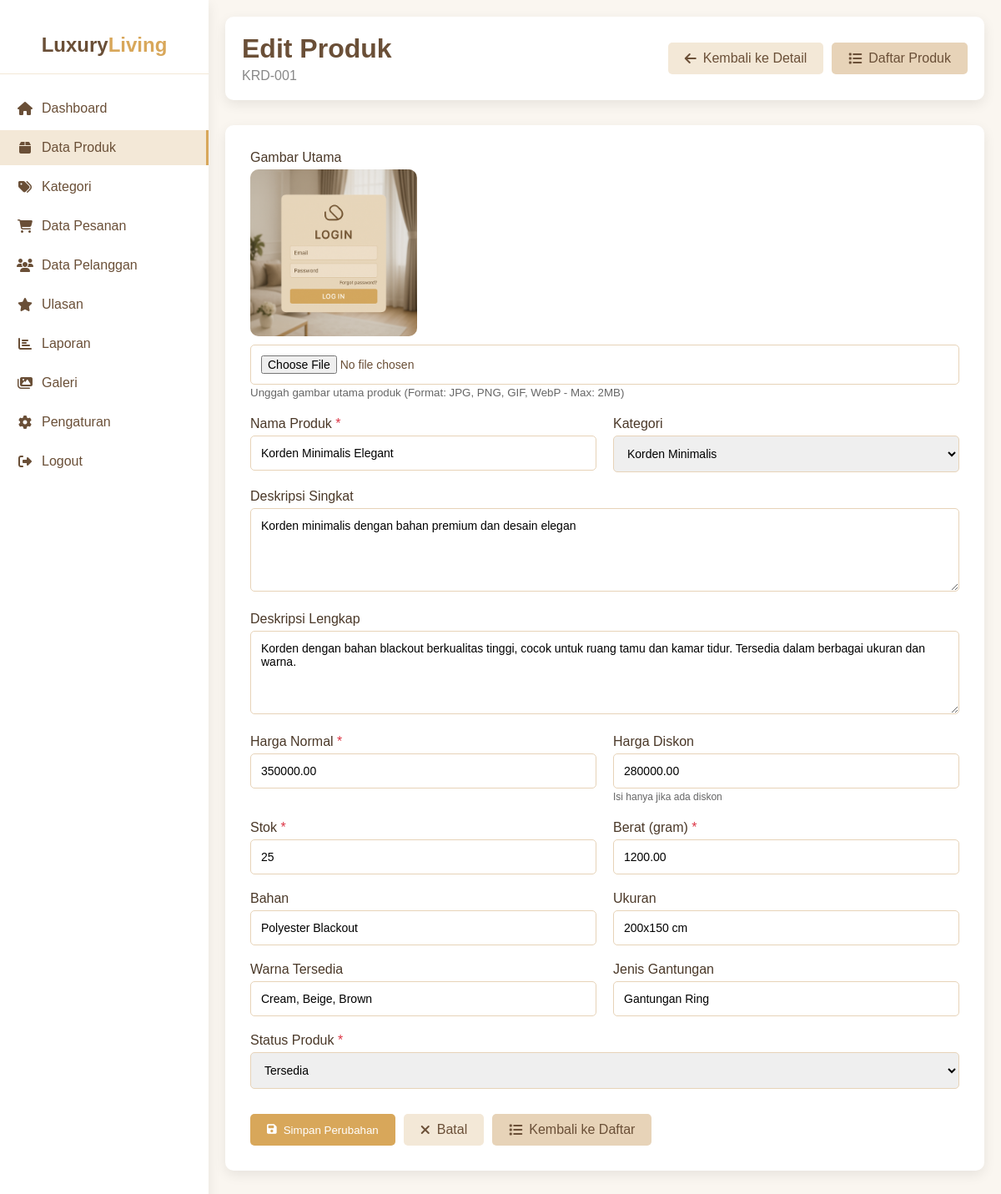
Screenshot of /admin/edit_produk.php?id=1 (signed in) with the database file from the repository.
### tables this page shows
CREATE TABLE `produk` (
  `id_produk` int(11) NOT NULL,
  `kode_produk` varchar(20) NOT NULL,
  `nama_produk` varchar(255) NOT NULL,
  `id_kategori` int(11) DEFAULT NULL,
  `deskripsi_singkat` text DEFAULT NULL,
  `deskripsi_lengkap` text DEFAULT NULL,
  `harga` decimal(12,2) NOT NULL,
  `harga_diskon` decimal(12,2) DEFAULT NULL,
  `stok` int(11) DEFAULT 0,
  `berat` decimal(8,2) DEFAULT 0.00 COMMENT 'dalam gram',
  `bahan` varchar(100) DEFAULT NULL,
  `ukuran` varchar(50) DEFAULT NULL,
  `warna` varchar(100) DEFAULT NULL,
  `jenis_gantungan` varchar(100) DEFAULT NULL,
  `foto_utama` varchar(255) DEFAULT NULL,
  `status` enum('Tersedia','Habis','Preorder') DEFAULT 'Tersedia',
  `terjual` int(11) DEFAULT 0,
  `rating_rata` decimal(3,2) DEFAULT 0.00,
  `jumlah_ulasan` int(11) DEFAULT 0,
  `created_at` timestamp NOT NULL DEFAULT current_timestamp(),
  `updated_at` timestamp NOT NULL DEFAULT current_timestamp() ON UPDATE current_timestamp()
);

CREATE TABLE `kategori` (
  `id_kategori` int(11) NOT NULL,
  `nama_kategori` varchar(100) NOT NULL,
  `deskripsi` text DEFAULT NULL,
  `icon` varchar(50) DEFAULT NULL,
  `status` enum('aktif','nonaktif') DEFAULT 'aktif',
  `urutan` int(11) DEFAULT 0,
  `tanggal_dibuat` timestamp NOT NULL DEFAULT current_timestamp(),
  `tanggal_diupdate` timestamp NOT NULL DEFAULT current_timestamp() ON UPDATE current_timestamp()
);

### admin/edit_produk.php (the view, shortened to what this page needs)
<?php
try {
    $pdo = new PDO("mysql:host=127.0.0.1;dbname=toko_horden2;charset=utf8", "root", "");
    $pdo->setAttribute(PDO::ATTR_ERRMODE, PDO::ERRMODE_EXCEPTION);
} catch (PDOException $e) {
    die("Koneksi database gagal: " . $e->getMessage());
}
$id = $_GET['id'] ?? 0;
$produk = null;
$kategori = [];
try {
    $stmt = $pdo->prepare("SELECT * FROM produk WHERE id_produk = ?");
    $stmt->execute([$id]);
    $produk = $stmt->fetch();
    $kategori = $pdo->query("SELECT * FROM kategori WHERE status = 'aktif' ORDER BY nama_kategori")->fetchAll();
} catch (Exception $e) {
    $error = "Gagal memuat data: " . $e->getMessage();
}
?>
<!DOCTYPE html>
<html lang="id">
<head>
    <link rel="stylesheet" href="https://cdnjs.cloudflare.com/ajax/libs/font-awesome/6.4.0/css/all.min.css">
</head>
<body>
    <div class="container">
        <div class="sidebar">
            <div class="logo">
                <h2>Luxury<span>Living</span></h2>
            </div>
            <ul class="nav-links">
                <li><a href="dashboard.php"><i class="fas fa-home"></i> Dashboard</a></li>
                <li><a href="produk.php" class="active"><i class="fas fa-box"></i> Data Produk</a></li>
                <li><a href="kategori.php"><i class="fas fa-tags"></i> Kategori</a></li>
                <li><a href="pesanan.php"><i class="fas fa-shopping-cart"></i> Data Pesanan</a></li>
                <li><a href="pelanggan.php"><i class="fas fa-users"></i> Data Pelanggan</a></li>
                <li><a href="ulasan.php"><i class="fas fa-star"></i> Ulasan</a></li>
                <li><a href="laporan.php"><i class="fas fa-chart-bar"></i> Laporan</a></li>
                <li><a href="galeri.php"><i class="fas fa-images"></i> Galeri</a></li>
                <li><a href="pengaturan.php"><i class="fas fa-cog"></i> Pengaturan</a></li>
                <li><a href="logout.php"><i class="fas fa-sign-out-alt"></i> Logout</a></li>
            </ul>
        </div>
        <div class="main-content">
            <div class="header">
                <div>
                    <h1>Edit Produk</h1>
                    <p style="color: #888; margin-top: 5px;"><?php echo $produk['kode_produk']; ?></p>
                </div>
                <div style="display: flex; gap: 10px;">
                    <a href="detail_produk.php?id=<?php echo $produk['id_produk']; ?>" class="btn btn-secondary">
                        <i class="fas fa-arrow-left"></i> Kembali ke Detail
                    </a>
                    <a href="produk.php" class="btn" style="background: var(--beige); color: var(--brown);">
                        <i class="fas fa-list"></i> Daftar Produk
                    </a>
                </div>
            </div>
            <div class="card">
                <form method="POST" action="" enctype="multipart/form-data">
                    <div class="form-group">
                        <label for="foto_utama">Gambar Utama</label>
                        <div class="image-preview">
                            <?php if($produk['foto_utama']): ?>
                                <img src="../uploads/<?php echo $produk['foto_utama']; ?>" alt="Current Image" id="previewImage">
                            <?php else: ?>
                                <i class="fas fa-image" style="font-size: 48px; color: var(--gold);"></i>
                            <?php endif; ?>
                        </div>
                        <input type="file" id="foto_utama" name="foto_utama" accept="image/*" onchange="previewImage(this)">
                        <small style="color: #666;">Unggah gambar utama produk (Format: JPG, PNG, GIF, WebP - Max: 2MB)</small>
                    </div>
                    <div class="form-row">
                        <div class="form-group">
                            <label for="nama_produk" class="required">Nama Produk</label>
                            <input type="text" id="nama_produk" name="nama_produk"
                                   value="<?php echo htmlspecialchars($produk['nama_produk']); ?>"
                                   required placeholder="Masukkan nama produk">
                        </div>
                        <div class="form-group">
                            <label for="id_kategori">Kategori</label>
                            <select id="id_kategori" name="id_kategori">
                                <?php foreach($kategori as $kat): ?>
                                <option value="<?php echo $kat['id_kategori']; ?>"
                                    <?php echo $kat['id_kategori'] == $produk['id_kategori'] ? 'selected' : ''; ?>>
                                    <?php echo $kat['nama_kategori']; ?>
                                </option>
                                <?php endforeach; ?>
                            </select>
                        </div>
                    </div>
                    <div class="form-group">
                        <label for="deskripsi_singkat">Deskripsi Singkat</label>
                        <textarea id="deskripsi_singkat" name="deskripsi_singkat"
                                  placeholder="Deskripsi singkat untuk tampilan produk..."><?php echo htmlspecialchars($produk['deskripsi_singkat'] ?? ''); ?></textarea>
                    </div>
                    <div class="form-group">
                        <label for="deskripsi_lengkap">Deskripsi Lengkap</label>
                        <textarea id="deskripsi_lengkap" name="deskripsi_lengkap"
                                  placeholder="Deskripsi lengkap produk..."><?php echo htmlspecialchars($produk['deskripsi_lengkap'] ?? ''); ?></textarea>
                    </div>
                    <div class="form-row">
                        <div class="form-group">
                            <label for="harga" class="required">Harga Normal</label>
                            <input type="number" id="harga" name="harga"
                                   value="<?php echo $produk['harga']; ?>"
                                   min="0" required placeholder="0">
                        </div>
                        <div class="form-group">
                            <label for="harga_diskon">Harga Diskon</label>
                            <input type="number" id="harga_diskon" name="harga_diskon"
                                   value="<?php echo $produk['harga_diskon']; ?>"
                                   min="0" placeholder="Kosongkan jika tidak ada diskon">
                            <small style="color: #666; font-size: 12px;">Isi hanya jika ada diskon</small>
                        </div>
                    </div>
                    <div class="form-row">
                        <div class="form-group">
                            <label for="stok" class="required">Stok</label>
                            <input type="number" id="stok" name="stok"
                                   value="<?php echo $produk['stok']; ?>"
                                   min="0" required placeholder="0">
                        </div>
                        <div class="form-group">
                            <label for="berat" class="required">Berat (gram)</label>
                            <input type="number" id="berat" name="berat"
                                   value="<?php echo $produk['berat']; ?>"
                                   min="0" required placeholder="0">
                        </div>
                    </div>
                    <div class="form-row">
                        <div class="form-group">
                            <label for="bahan">Bahan</label>
                            <input type="text" id="bahan" name="bahan"
                                   value="<?php echo htmlspecialchars($produk['bahan'] ?? ''); ?>"
                                   placeholder="Contoh: Katun, Polyester, dll">
                        </div>
                        <div class="form-group">
                            <label for="ukuran">Ukuran</label>
                            <input type="text" id="ukuran" name="ukuran"
                                   value="<?php echo htmlspecialchars($produk['ukuran'] ?? ''); ?>"
                                   placeholder="Contoh: 200x150 cm">
                        </div>
                    </div>
                    <div class="form-row">
                        <div class="form-group">
                            <label for="warna">Warna Tersedia</label>
                            <input type="text" id="warna" name="warna"
                                   value="<?php echo htmlspecialchars($produk['warna'] ?? ''); ?>"
                                   placeholder="Contoh: Cream, Beige, Brown">
                        </div>
                        <div class="form-group">
                            <label for="jenis_gantungan">Jenis Gantungan</label>
                            <input type="text" id="jenis_gantungan" name="jenis_gantungan"
                                   value="<?php echo htmlspecialchars($produk['jenis_gantungan'] ?? ''); ?>"
                                   placeholder="Contoh: Gantungan Ring, Hook, dll">
                        </div>
                    </div>
                    <div class="form-group">
                        <label for="status" class="required">Status Produk</label>
                        <select id="status" name="status" required>
                            <option value="Tersedia" <?php echo $produk['status'] == 'Tersedia' ? 'selected' : ''; ?>>Tersedia</option>
                        </select>
                    </div>
                    <div style="display: flex; gap: 10px; margin-top: 30px; flex-wrap: wrap;">
                        <button type="submit" class="btn btn-primary">
                            <i class="fas fa-save"></i> Simpan Perubahan
                        </button>
                        <a href="detail_produk.php?id=<?php echo $produk['id_produk']; ?>" class="btn btn-secondary">
                            <i class="fas fa-times"></i> Batal
                        </a>
                        <a href="produk.php" class="btn" style="background: var(--beige); color: var(--brown);">
                            <i class="fas fa-list"></i> Kembali ke Daftar
                        </a>
                    </div>
                </form>
            </div>
        </div>
    </div>
</body>
</html>

### admin/edit_produk.php (style rules this page uses)
:root { --cream: #F3E8D7; --beige: #E7D3B8; --gold: #D8A75A; --brown: #6A4F37; --dark-brown: #4a3828; --light-cream: #faf6f0; --radius: 10px; --shadow: 0 5px 15px rgba(0,0,0,0.08); }
* { margin: 0; padding: 0; box-sizing: border-box; font-family: 'Poppins', sans-serif; }
body { background: var(--light-cream); color: var(--brown); }
.container { display: flex; min-height: 100vh; }
.sidebar { width: 250px; background: white; box-shadow: var(--shadow); padding: 20px 0; }
.logo { text-align: center; padding: 20px; border-bottom: 1px solid var(--cream); margin-bottom: 20px; }
.logo h2 { color: var(--brown); font-size: 24px; }
.logo span { color: var(--gold); }
.nav-links { list-style: none; }
.nav-links li { margin-bottom: 5px; }
.nav-links a { display: flex; align-items: center; padding: 12px 20px; color: var(--brown); text-decoration: none; transition: all 0.3s; }
.nav-links a:hover, .nav-links a.active { background: var(--cream); border-right: 3px solid var(--gold); }
.nav-links i { margin-right: 10px; width: 20px; text-align: center; }
.main-content { flex: 1; padding: 20px; }
.header { display: flex; justify-content: space-between; align-items: center; margin-bottom: 30px; background: white; padding: 20px; border-radius: var(--radius); box-shadow: var(--shadow); }
.card { background: white; border-radius: var(--radius); box-shadow: var(--shadow); padding: 30px; margin-bottom: 20px; }
.btn { padding: 10px 20px; border: none; border-radius: 5px; cursor: pointer; font-weight: 500; text-decoration: none; display: inline-flex; align-items: center; gap: 8px; }
.btn-primary { background: var(--gold); color: white; }
.btn-secondary { background: var(--cream); color: var(--brown); }
.form-group { margin-bottom: 20px; }
.form-group label { display: block; margin-bottom: 5px; font-weight: 500; color: var(--dark-brown); }
.form-group input, .form-group select, .form-group textarea { width: 100%; padding: 12px; border: 1px solid var(--beige); border-radius: 5px; font-size: 14px; transition: border-color 0.3s; }
.form-group textarea { min-height: 100px; resize: vertical; }
.form-row { display: grid; grid-template-columns: 1fr 1fr; gap: 20px; }
.required::after { content: " *"; color: #dc3545; }
.image-preview { width: 200px; height: 200px; background: var(--cream); border-radius: var(--radius); display: flex; align-items: center; justify-content: center; overflow: hidden; margin-bottom: 10px; }
.image-preview img { width: 100%; height: 100%; object-fit: cover; }

### rows the page displays
produk: kode_produk "KRD-001", foto_utama (picture), nama_produk "Korden Minimalis Elegant", id_kategori "Korden Minimalis", deskripsi_singkat "Korden minimalis dengan bahan premium dan desain elegan", deskripsi_lengkap "Korden dengan bahan blackout berkualitas tinggi, cocok untuk ruang tamu dan kamar tidur. Tersedia dalam berbagai ukuran dan warna.", harga "350000.00", harga_diskon "280000.00", stok "25", berat "1200.00", bahan "Polyester Blackout", ukuran "200x150 cm", warna "Cream, Beige, Brown", jenis_gantungan "Gantungan Ring", status "Tersedia"
